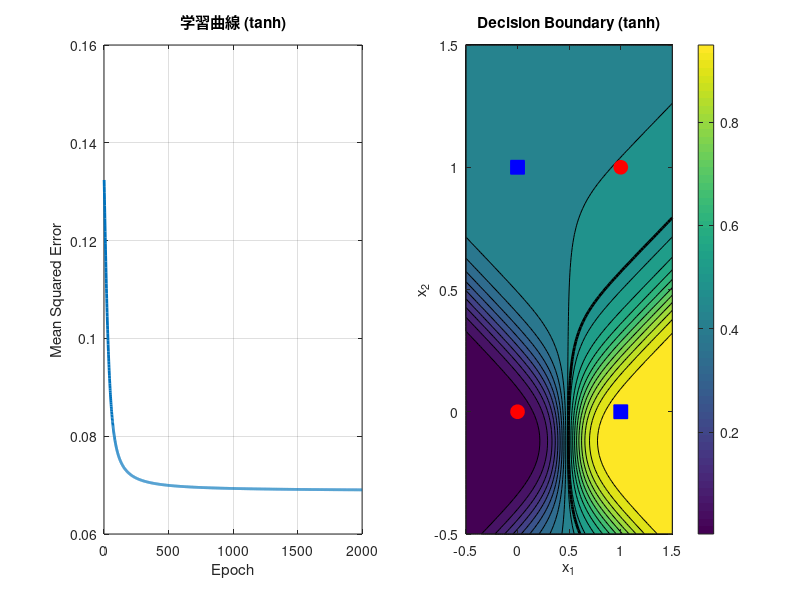

MATLAB code for this plot:
% xor_tanh.m
clear; clc; close all;

X = [0 0; 0 1; 1 0; 1 1]';
Y = [0; 1; 1; 0]';

n_hidden = 2;  % Change to 2 or 3

rng(42);
W1 = randn(n_hidden, 2);
W2 = randn(1, n_hidden);
b1 = randn(n_hidden, 1) * 0.1;
b2 = 0;

eta = 0.5;
epochs = 2000;
errors = zeros(epochs, 1);

for epoch = 1:epochs
    total_error = 0;
    
    for i = 1:4
        x = X(:, i);
        y_target = Y(i);
        
        z1 = W1 * x + b1;
        h = tanh(z1);
        z2 = W2 * h + b2;
        y = 1 / (1 + exp(-z2));
        
        error = 0.5 * (y - y_target)^2;
        total_error = total_error + error;
        
        delta2 = (y - y_target) * y * (1 - y);
        delta1 = (W2' * delta2) .* (1 - h.^2);
        
        W2 = W2 - eta * delta2 * h';
        b2 = b2 - eta * delta2;
        W1 = W1 - eta * delta1 * x';
        b1 = b1 - eta * delta1;
    end
    
    errors(epoch) = total_error / 4;
    
    if mod(epoch, 100) == 0
        fprintf('Epoch %d: Error = %.6f\n', epoch, errors(epoch));
    end
end

fprintf('\nFinal results:\n');
for i = 1:4
    x = X(:, i);
    z1 = W1 * x + b1;
    h = tanh(z1);
    z2 = W2 * h + b2;
    y = 1 / (1 + exp(-z2));
    fprintf('(%d,%d) -> %.3f (target: %d)\n', x(1), x(2), y, Y(i));
end

figure('Name', 'tanh Activation Results');

subplot(1, 2, 1);
plot(errors, 'LineWidth', 2);
xlabel('Epoch');
ylabel('Mean Squared Error');
title('学習曲線 (tanh)');
grid on;

subplot(1, 2, 2);
[x1_grid, x2_grid] = meshgrid(linspace(-0.5, 1.5, 100), linspace(-0.5, 1.5, 100));
z_grid = zeros(size(x1_grid));

for i = 1:numel(x1_grid)
    x_test = [x1_grid(i); x2_grid(i)];
    z1 = W1 * x_test + b1;
    h = tanh(z1);
    z2 = W2 * h + b2;
    z_grid(i) = 1 / (1 + exp(-z2));
end

contourf(x1_grid, x2_grid, z_grid, 20);
colorbar;
hold on;
contour(x1_grid, x2_grid, z_grid, [0.5 0.5], 'k-', 'LineWidth', 2);
plot([0, 1], [0, 1], 'ro', 'MarkerSize', 10, 'MarkerFaceColor', 'r');
plot([0, 1], [1, 0], 'bs', 'MarkerSize', 10, 'MarkerFaceColor', 'b');
xlabel('x_1');
ylabel('x_2');
title('Decision Boundary (tanh)');
axis([-0.5 1.5 -0.5 1.5]);
